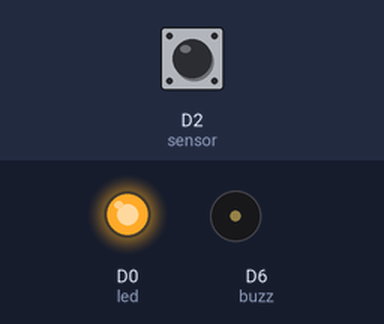
Bench run of a sketch on a simulated ESP8266 (NodeMCU). On the bench: output pins drawn as LEDs (lit = HIGH), buzzer (waves = sounding, pin HIGH). Dashed ring = blinking. The test bench sets the inputs (shaded band); at power-on: D2 (sensor) LOW. What the sketch prints to the serial monitor is not drawn.

Above: at 1.2 s.
1.3 s: D2 (sensor) driven HIGH
At 1.7 s:
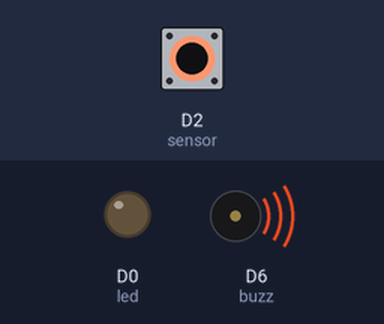
2.8 s: D2 (sensor) driven LOW
At 4.0 s:
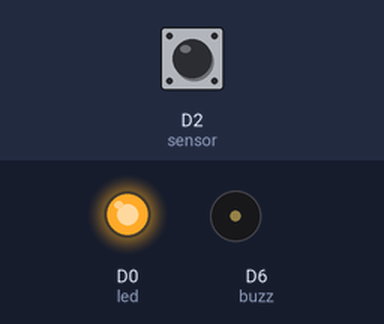
4.3 s: D2 (sensor) pulsed HIGH 5 times (0.12 s each, 0.3 s apart)
At 4.51 s:
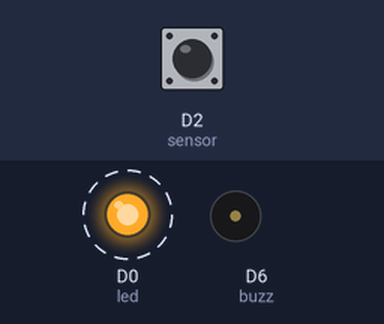
8.8 s: D2 (sensor) pulsed HIGH 5 times (0.12 s each, 0.3 s apart)
At 11.5 s:
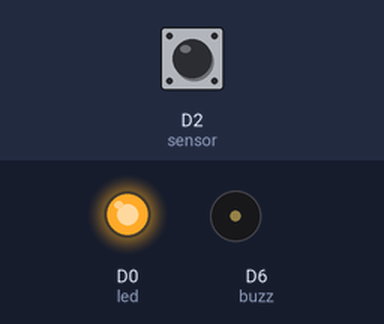
Timing chart, 0 to 13.0 s (numbered marks = the images above; inputs shaded):
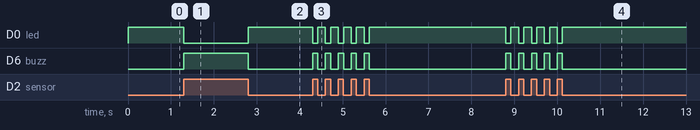

Measured:
- after the input at 1.3 s, D0 (led): HIGH → LOW at once; D6 (buzz): LOW → HIGH at once
- after the input at 2.8 s, D0 (led): LOW → HIGH at once; D6 (buzz): HIGH → LOW at once
- after the input at 4.3 s, D0 (led): alternates HIGH for 0.18 s and LOW for 0.12 s, 10 changes in all, then stays HIGH, starting at once; D6 (buzz): alternates HIGH for 0.12 s and LOW for 0.18 s, 10 changes in all, then stays LOW, starting at once
- after the input at 8.8 s, D0 (led): alternates HIGH for 0.18 s and LOW for 0.12 s, 10 changes in all, then stays HIGH, starting at once; D6 (buzz): alternates HIGH for 0.12 s and LOW for 0.18 s, 10 changes in all, then stays LOW, starting at once

The sketch:

Pir_sensor.ino
```cpp
int sensor = D2;  // Digital pin D7
int led=D0;
int buzz=D6;
void setup() {
  pinMode(sensor, INPUT);
  pinMode(led, OUTPUT);
  pinMode(buzz, OUTPUT);
  Serial.begin(115200);
}

void loop() {
  long state = digitalRead(sensor);
  if (state == HIGH) {
    digitalWrite(led,LOW);
    digitalWrite(buzz,HIGH);
    Serial.println("Motion detected!");

  }
  else {
    digitalWrite(led,HIGH);
    digitalWrite(buzz,LOW);
    Serial.println("No motion detected.");

  }
}
```
